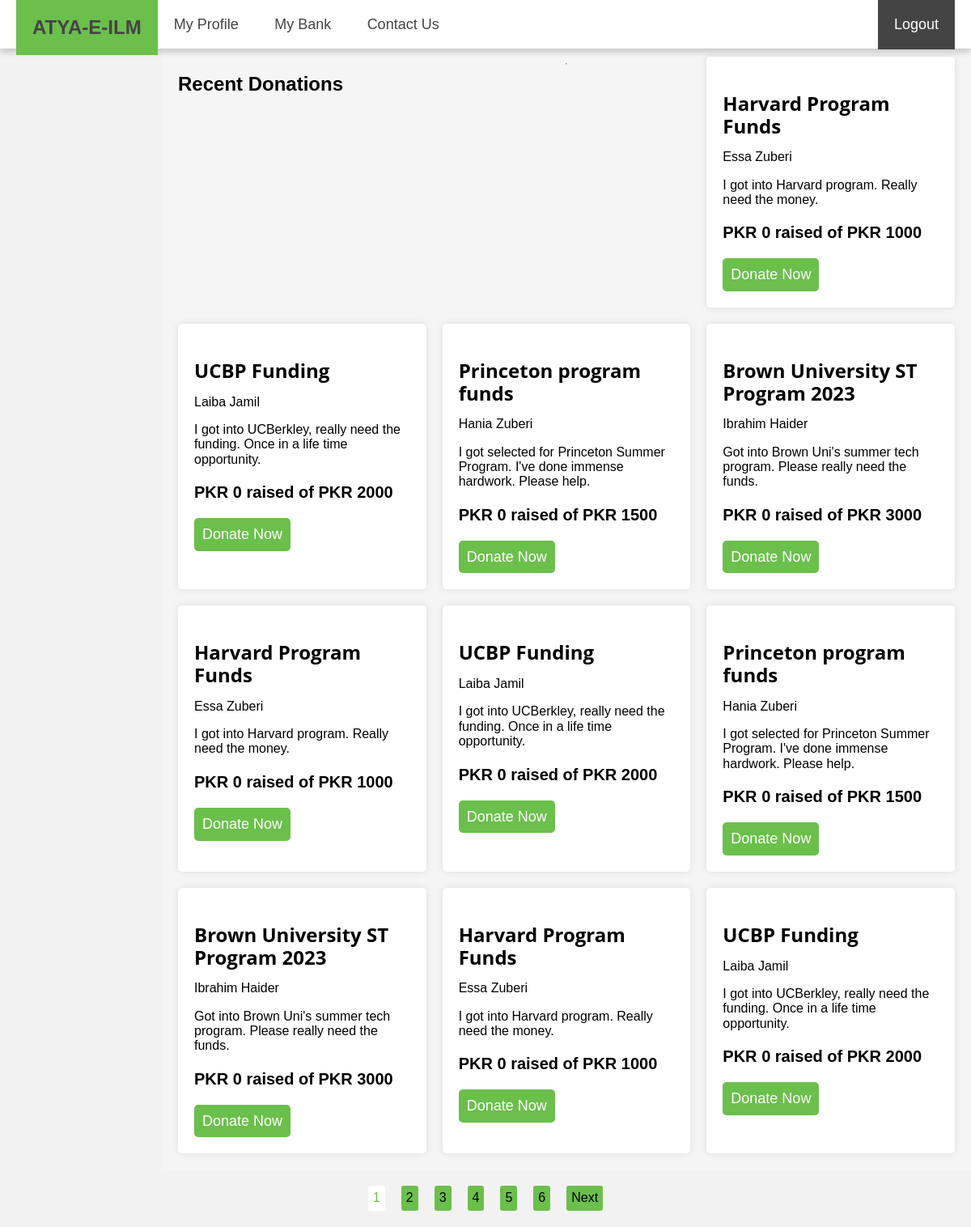
The page /sponsor_homepage on the database its author committed.
### tables this page shows
CREATE TABLE applications (
            id INTEGER PRIMARY KEY AUTOINCREMENT,
            student_id INTEGER NOT NULL,
            application_name TEXT NOT NULL,
            description TEXT NOT NULL,
            amount_collected INTEGER NOT NULL,
            amount_needed INTEGER NOT NULL,
            FOREIGN KEY(student_id) REFERENCES students(id)
        );

CREATE TABLE students (
            id INTEGER PRIMARY KEY AUTOINCREMENT,
            first_name TEXT NOT NULL,
            last_name TEXT NOT NULL,
            username TEXT UNIQUE NOT NULL,
            password TEXT NOT NULL,
            email TEXT NOT NULL
        );

### app.py (the view)
@app.route('/sponsor_homepage',  methods=['GET', 'POST'])
def sponsor_homepage():
    conn = sqlite3.connect('atiya-e-ilm.db')
    cursor = conn.cursor()
    cursor.execute('''
        SELECT first_name, last_name, application_name, description, amount_collected, amount_needed
        FROM students
        INNER JOIN applications
        ON students.id = applications.student_id;
        ''')
    data = cursor.fetchall()
    conn.close()
    per_page = 10
    page = request.args.get('page', 1, type=int)
    start = (page - 1) * per_page
    end = start + per_page
    paginated_data = data[start:end]
    total_pages = math.ceil(len(data) / per_page)
    return render_template('sponsor_homepage.html', data=paginated_data, page=page, total_pages=total_pages)

### templates/sponsor_homepage.html (shortened to what this page needs)
<!DOCTYPE html>
<html>
  <head>
    <link rel="stylesheet" href="https://cdnjs.cloudflare.com/ajax/libs/normalize/8.0.1/normalize.min.css">
    <link rel="stylesheet" href="https://cdnjs.cloudflare.com/ajax/libs/skeleton/2.0.4/skeleton.min.css">
  </head>
  <body>
  <div class="navigation">
    <div class="logo"><a>ATYA-E-ILM</a></div>
  <a href="#">My Profile</a>
  <a href="#">My Bank</a>
  <a href="#">Contact Us</a>
  <a href="/" class="go-back-button">Logout</a>
  </div>
    <div class="container">
      <h2>Recent Donations</h2>
      <hr>
      {% for row in data %}
        <div class="box">
          <h3>{{ row[2] }}</h3>
          <p>{{ row[0] }} {{ row[1] }}</p>
          <p>{{ row[3] }}</p>
          <div class="amount">
            <p><strong>PKR {{ row[4] }} raised of PKR {{ row[5] }}</strong></p>
          </div>
          <button class="donate-btn" onclick="window.location.href='/donate/{{ loop.index }}'">Donate Now</button>
        </div>
      {% endfor %}
    </div>
      <div class="pagination">
        {% for p in range(1, total_pages + 1) %}
          {% if p == page %}
            <span class="current-page">{{ p }}</span>
          {% else %}
            <a href="?page={{ p }}">{{ p }}</a>
          {% endif %}
        {% endfor %}
        {% if page < total_pages %}
          <a href="?page={{ page + 1 }}">Next</a>
        {% endif %}
      </div>
  </body>
</html>

### templates/sponsor_homepage.html (style rules this page uses)
body { font-family: Arial, sans-serif; background-color: #f2f2f2; }
.navigation { position: fixed; top: 0; left: 0; width: 100%; height: 60px; background-color: #fff; box-shadow: 0 4px 8px rgba(0, 0, 0, 0.2); z-index: 9999; }
.navigation a { display: inline-block; padding: 20px; color: #444; font-size: 18px; text-decoration: none; }
.navigation .logo { float: left; margin-left: 20px; }
.navigation .logo a { font-size: 24px; font-weight: bold; color: #444; text-decoration: none; background-color: #6bbf4b; }
.navigation .go-back-button { float: right; margin-right: 20px; background-color: #444; color: #fff; }
.container { display: flex; flex-wrap: wrap; justify-content: center; margin-top: 20px; margin-left: 200px; }
.container { background-color: #f5f5f5; display: grid; grid-template-columns: repeat(auto-fit, minmax(300px, 1fr)); grid-gap: 20px; justify-content: center; padding: 20px; margin-top: 50px; }
.box { background-color: #ffffff; padding: 20px; border-radius: 5px; box-shadow: 0 0 10px rgba(0, 0, 0, 0.1); }
.box h3 { font-size: 24px; margin-bottom: 10px; font-family: 'Open Sans', sans-serif; }
.amount { margin-top: 20px; font-size: 20px; }
.amount p { margin: 0; }
.box button { margin-top: 20px; padding: 10px; background-color: #6bbf4b; color: #ffffff; border: none; border-radius: 5px; cursor: pointer; display: flex; align-items: center; justify-content: center; font-family: Arial, Helvetica, sans-serif; font-size: 18px; }
.pagination { display: flex; justify-content: center; align-items: center; margin-top: 20px; margin-bottom: 20px; }
.pagination a, .pagination span { margin: 0 10px; padding: 6px; background-color: #6bbf4b; color: #000000; text-decoration: none; border-radius: 3px; cursor: pointer; }
.pagination .current-page { background-color: #ffffff; color: #6bbf4b; }

### rows shown on the page
applications: application_name "Harvard Program Funds", first_name "Essa", last_name "Zuberi", description "I got into Harvard program. Really need the money.", amount_collected "0", amount_needed "1000"
applications: application_name "UCBP Funding", first_name "Laiba", last_name "Jamil", description "I got into UCBerkley, really need the funding. Once in a life time opportunity.", amount_collected "0", amount_needed "2000"
applications: application_name "Princeton program funds", first_name "Hania", last_name "Zuberi", description "I got selected for Princeton Summer Program. I've done immense hardwork. Please help.", amount_collected "0", amount_needed "1500"
applications: application_name "Brown University ST Program 2023", first_name "Ibrahim", last_name "Haider", description "Got into Brown Uni's summer tech program. Please really need the funds.", amount_collected "0", amount_needed "3000"
applications: application_name "Harvard Program Funds", first_name "Essa", last_name "Zuberi", description "I got into Harvard program. Really need the money.", amount_collected "0", amount_needed "1000"
applications: application_name "UCBP Funding", first_name "Laiba", last_name "Jamil", description "I got into UCBerkley, really need the funding. Once in a life time opportunity.", amount_collected "0", amount_needed "2000"
applications: application_name "Princeton program funds", first_name "Hania", last_name "Zuberi", description "I got selected for Princeton Summer Program. I've done immense hardwork. Please help.", amount_collected "0", amount_needed "1500"
applications: application_name "Brown University ST Program 2023", first_name "Ibrahim", last_name "Haider", description "Got into Brown Uni's summer tech program. Please really need the funds.", amount_collected "0", amount_needed "3000"
applications: application_name "Harvard Program Funds", first_name "Essa", last_name "Zuberi", description "I got into Harvard program. Really need the money.", amount_collected "0", amount_needed "1000"
applications: application_name "UCBP Funding", first_name "Laiba", last_name "Jamil", description "I got into UCBerkley, really need the funding. Once in a life time opportunity.", amount_collected "0", amount_needed "2000"

### other values the page prints
{{ p }} "1"
{{ p }} "2" "3" "4" "5" "6"
